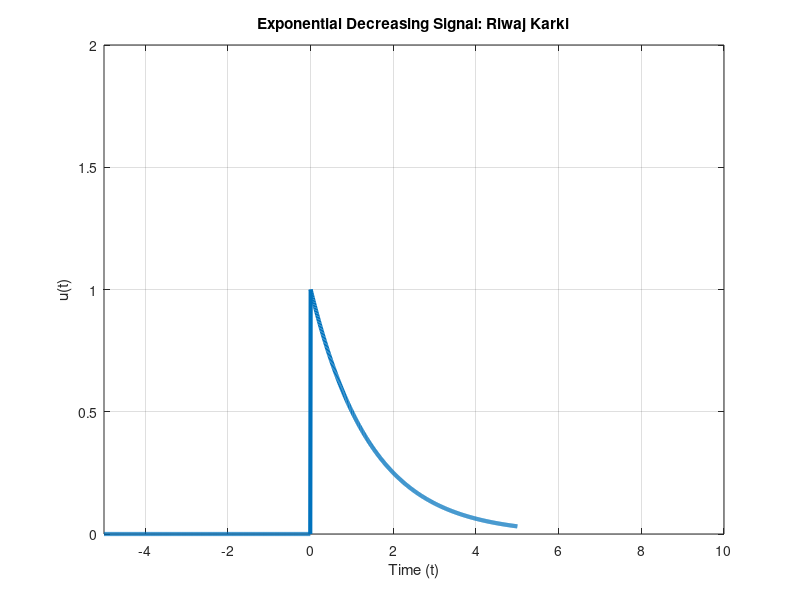

This figure's MATLAB source:
clc;
clear;
t = -5 : 0.01 : 5;
u = 2 .^ -t .* double(t >= 0)
plot(t, u, 'LineWidth', 3);
xlabel('Time (t)');
ylabel('u(t)');
title('Exponential Decreasing Signal: Riwaj Karki');
grid on;
axis([-5, 10, 0, 2]);